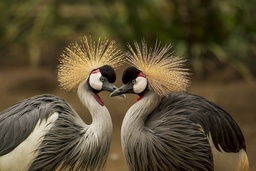
#> input picture assignments/assignment03/immage1.jpeg, 256 x 171 px, shrunk from 600 x 401 before the run, found by its file name
$ python code.py
#> lines starting #> are read from the running program, lines starting #| are printed output that depends on the picture
import cv2
import os
import numpy as np
from matplotlib import pyplot as plt

path = '/kaggle/input/dataset/immage1.jpeg'

if not os.path.exists(path):
    print(f"Error: The file {path} does not exist.")
else:
    img_bgr = cv2.imread(path, 1)
#> img_bgr is the input picture: shape (171, 256, 3); mean B, G, R 51.3, 78.2, 89.6

    if img_bgr is None:
        print(f"Error: Unable to read the image {path}. It may be corrupted or the path is incorrect.")
    else:
        height, width, _ = img_bgr.shape
#> height = 171; width = 256
        img_gray = cv2.cvtColor(img_bgr, cv2.COLOR_BGR2GRAY)
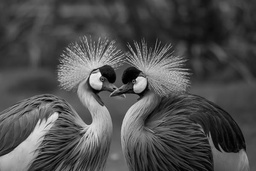
#> img_gray: shape (171, 256); min 0, max 253, mean 78.5
        img_lbp = np.zeros((height, width), np.uint8)

        def get_pixel(img, center, x, y):
            new_value = 0
            try:
                if img[x][y] >= center:
                    new_value = 1
            except IndexError:
                pass
            return new_value

        def lbp_calculated_pixel(img, x, y):
            center = img[x][y]
            val_ar = [
                get_pixel(img, center, x - 1, y - 1),
                get_pixel(img, center, x - 1, y),
                get_pixel(img, center, x - 1, y + 1),
                get_pixel(img, center, x, y + 1),
                get_pixel(img, center, x + 1, y + 1),
                get_pixel(img, center, x + 1, y),
                get_pixel(img, center, x + 1, y - 1),
                get_pixel(img, center, x, y - 1),
            ]
            power_val = [1, 2, 4, 8, 16, 32, 64, 128]
            val = sum(val_ar[i] * power_val[i] for i in range(len(val_ar)))
            return val

        for i in range(height):
            for j in range(width):
                img_lbp[i, j] = lbp_calculated_pixel(img_gray, i, j)
#> this loop made 171 passes
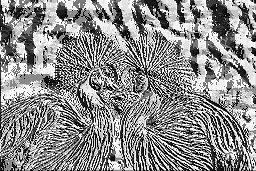
#> img_lbp: shape (171, 256); min 0, max 255, mean 139.3

        plt.imsave('original_image_output.png', cv2.cvtColor(img_bgr, cv2.COLOR_BGR2RGB))
        plt.imsave('lbp_image_output.png', img_lbp, cmap='gray')

        print("LBP Program is finished. Images saved as 'original_image_output.png' and 'lbp_image_output.png'.")
